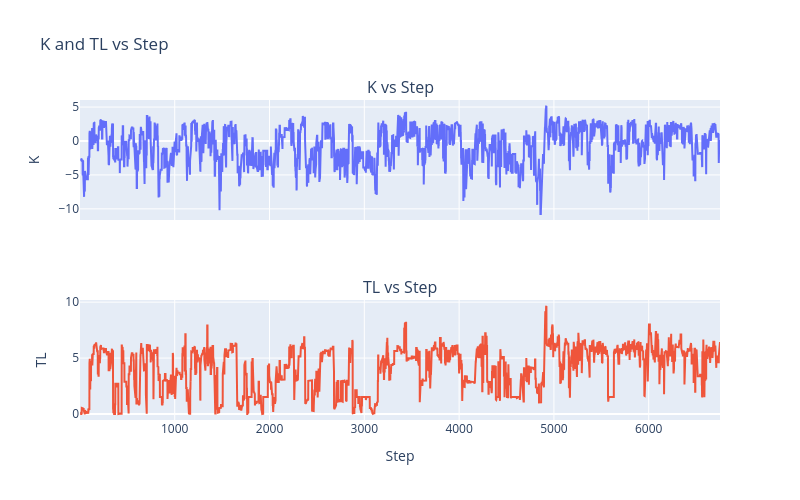
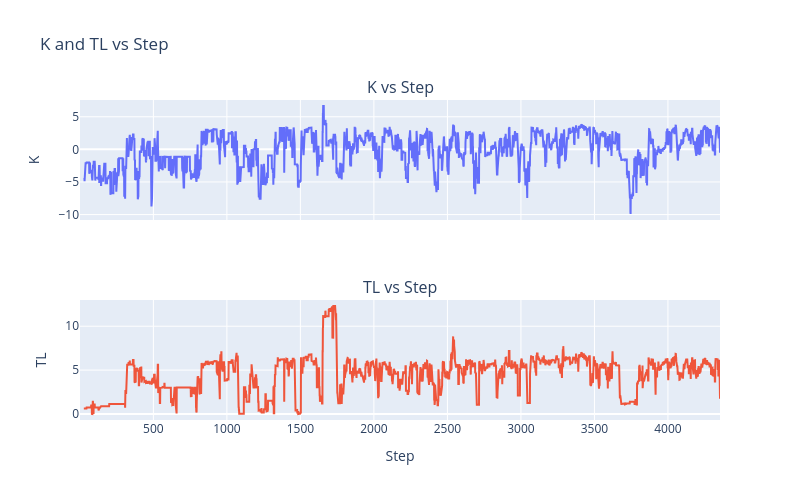
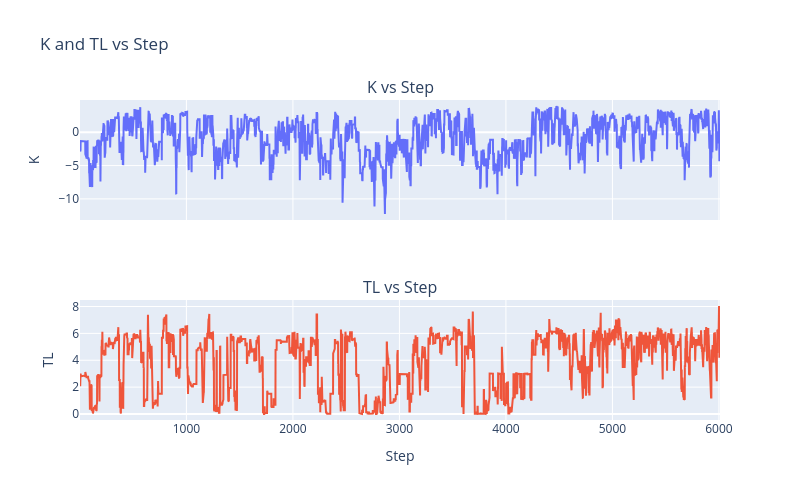
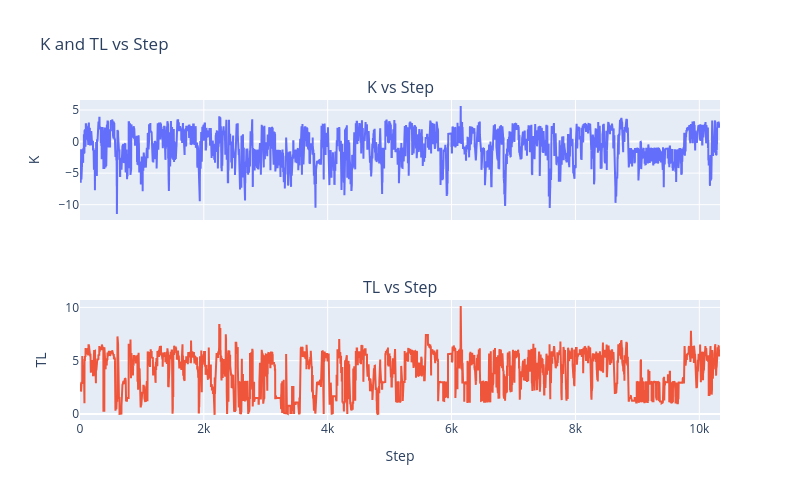

Write notebook code for charts like these, in order.
### Code cell
K_lists,TL_lists = [],[]
step_lists = []
proto_lists = []
for i,file in enumerate(log_file):
    #if i==9:
    filename = file.split('/')[-1]
    print(f"{filename}")
    step_list, muhat_list, proto_list,accratio_list = read_log_file(file)
    print(len(step_list))
    K_list,TL_list = get_all_proto(step_list, proto_list)
    K_lists.append(K_list)
    TL_lists.append(TL_list)
    step_lists.append(step_list)
    proto_lists.append(proto_list)

### Figure 1 — Plotly figure (JSON) as saved in the notebook; plotly's stock layout.template omitted (floating-point values rounded to 4 significant figures; data arrays with more than 128 entries replaced by an {"elided": "..."} marker saying what was removed)
{"data": [{"mode": "lines", "name": "K", "type": "scatter", "x": {"elided": "6752 int values"}, "xaxis": "x", "y": {"elided": "6752 float values"}, "yaxis": "y"}, {"mode": "lines", "name": "TL", "type": "scatter", "x": {"elided": "6752 int values"}, "xaxis": "x2", "y": {"elided": "6752 float values"}, "yaxis": "y2"}], "layout": {"annotations": [{"font": {"size": 16}, "showarrow": false, "text": "K vs Step", "x": 0.5, "xanchor": "center", "xref": "paper", "y": 1, "yanchor": "bottom", "yref": "paper"}, {"font": {"size": 16}, "showarrow": false, "text": "TL vs Step", "x": 0.5, "xanchor": "center", "xref": "paper", "y": 0.375, "yanchor": "bottom", "yref": "paper"}], "height": 500, "showlegend": false, "title": {"text": "K and TL vs Step"}, "width": 800, "xaxis": {"anchor": "y", "domain": [0, 1], "matches": "x2", "showticklabels": false}, "xaxis2": {"anchor": "y2", "domain": [0, 1], "title": {"text": "Step"}}, "yaxis": {"anchor": "x", "domain": [0.625, 1], "title": {"text": "K"}}, "yaxis2": {"anchor": "x2", "domain": [0, 0.375], "title": {"text": "TL"}}}}

### Figure 2 — Plotly figure (JSON) as saved in the notebook; plotly's stock layout.template omitted (floating-point values rounded to 4 significant figures; data arrays with more than 128 entries replaced by an {"elided": "..."} marker saying what was removed)
{"data": [{"mode": "lines", "name": "K", "type": "scatter", "x": {"elided": "4354 int values"}, "xaxis": "x", "y": {"elided": "4354 float values"}, "yaxis": "y"}, {"mode": "lines", "name": "TL", "type": "scatter", "x": {"elided": "4354 int values"}, "xaxis": "x2", "y": {"elided": "4354 float values"}, "yaxis": "y2"}], "layout": {"annotations": [{"font": {"size": 16}, "showarrow": false, "text": "K vs Step", "x": 0.5, "xanchor": "center", "xref": "paper", "y": 1, "yanchor": "bottom", "yref": "paper"}, {"font": {"size": 16}, "showarrow": false, "text": "TL vs Step", "x": 0.5, "xanchor": "center", "xref": "paper", "y": 0.375, "yanchor": "bottom", "yref": "paper"}], "height": 500, "showlegend": false, "title": {"text": "K and TL vs Step"}, "width": 800, "xaxis": {"anchor": "y", "domain": [0, 1], "matches": "x2", "showticklabels": false}, "xaxis2": {"anchor": "y2", "domain": [0, 1], "title": {"text": "Step"}}, "yaxis": {"anchor": "x", "domain": [0.625, 1], "title": {"text": "K"}}, "yaxis2": {"anchor": "x2", "domain": [0, 0.375], "title": {"text": "TL"}}}}

### Figure 3 — Plotly figure (JSON) as saved in the notebook; plotly's stock layout.template omitted (floating-point values rounded to 4 significant figures; data arrays with more than 128 entries replaced by an {"elided": "..."} marker saying what was removed)
{"data": [{"mode": "lines", "name": "K", "type": "scatter", "x": {"elided": "6010 int values"}, "xaxis": "x", "y": {"elided": "6010 float values"}, "yaxis": "y"}, {"mode": "lines", "name": "TL", "type": "scatter", "x": {"elided": "6010 int values"}, "xaxis": "x2", "y": {"elided": "6010 float values"}, "yaxis": "y2"}], "layout": {"annotations": [{"font": {"size": 16}, "showarrow": false, "text": "K vs Step", "x": 0.5, "xanchor": "center", "xref": "paper", "y": 1, "yanchor": "bottom", "yref": "paper"}, {"font": {"size": 16}, "showarrow": false, "text": "TL vs Step", "x": 0.5, "xanchor": "center", "xref": "paper", "y": 0.375, "yanchor": "bottom", "yref": "paper"}], "height": 500, "showlegend": false, "title": {"text": "K and TL vs Step"}, "width": 800, "xaxis": {"anchor": "y", "domain": [0, 1], "matches": "x2", "showticklabels": false}, "xaxis2": {"anchor": "y2", "domain": [0, 1], "title": {"text": "Step"}}, "yaxis": {"anchor": "x", "domain": [0.625, 1], "title": {"text": "K"}}, "yaxis2": {"anchor": "x2", "domain": [0, 0.375], "title": {"text": "TL"}}}}

### Figure 4 — Plotly figure (JSON) as saved in the notebook; plotly's stock layout.template omitted (floating-point values rounded to 4 significant figures; data arrays with more than 128 entries replaced by an {"elided": "..."} marker saying what was removed)
{"data": [{"mode": "lines", "name": "K", "type": "scatter", "x": {"elided": "10334 int values"}, "xaxis": "x", "y": {"elided": "10334 float values"}, "yaxis": "y"}, {"mode": "lines", "name": "TL", "type": "scatter", "x": {"elided": "10334 int values"}, "xaxis": "x2", "y": {"elided": "10334 float values"}, "yaxis": "y2"}], "layout": {"annotations": [{"font": {"size": 16}, "showarrow": false, "text": "K vs Step", "x": 0.5, "xanchor": "center", "xref": "paper", "y": 1, "yanchor": "bottom", "yref": "paper"}, {"font": {"size": 16}, "showarrow": false, "text": "TL vs Step", "x": 0.5, "xanchor": "center", "xref": "paper", "y": 0.375, "yanchor": "bottom", "yref": "paper"}], "height": 500, "showlegend": false, "title": {"text": "K and TL vs Step"}, "width": 800, "xaxis": {"anchor": "y", "domain": [0, 1], "matches": "x2", "showticklabels": false}, "xaxis2": {"anchor": "y2", "domain": [0, 1], "title": {"text": "Step"}}, "yaxis": {"anchor": "x", "domain": [0.625, 1], "title": {"text": "K"}}, "yaxis2": {"anchor": "x2", "domain": [0, 0.375], "title": {"text": "TL"}}}}
